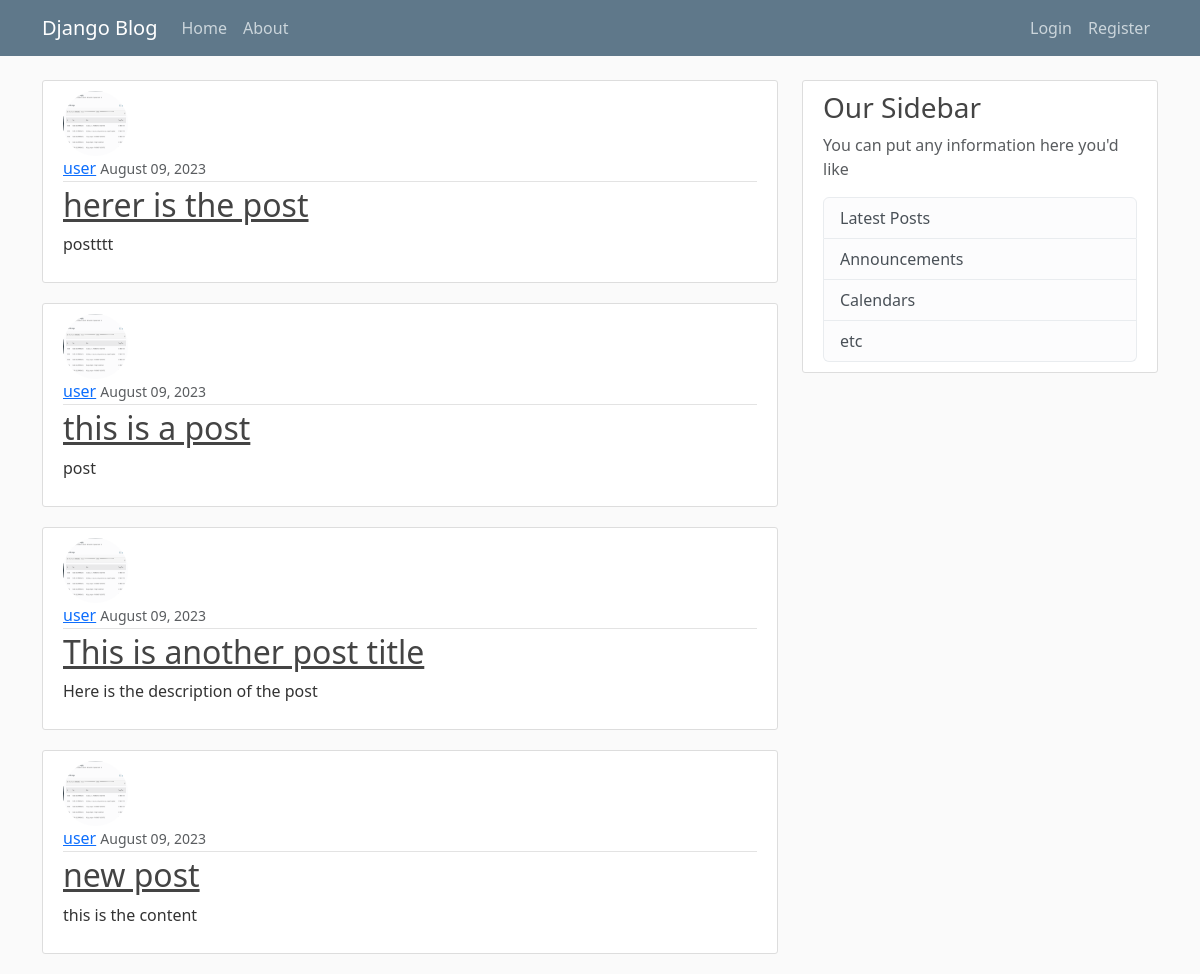
Before: / with the older database file.
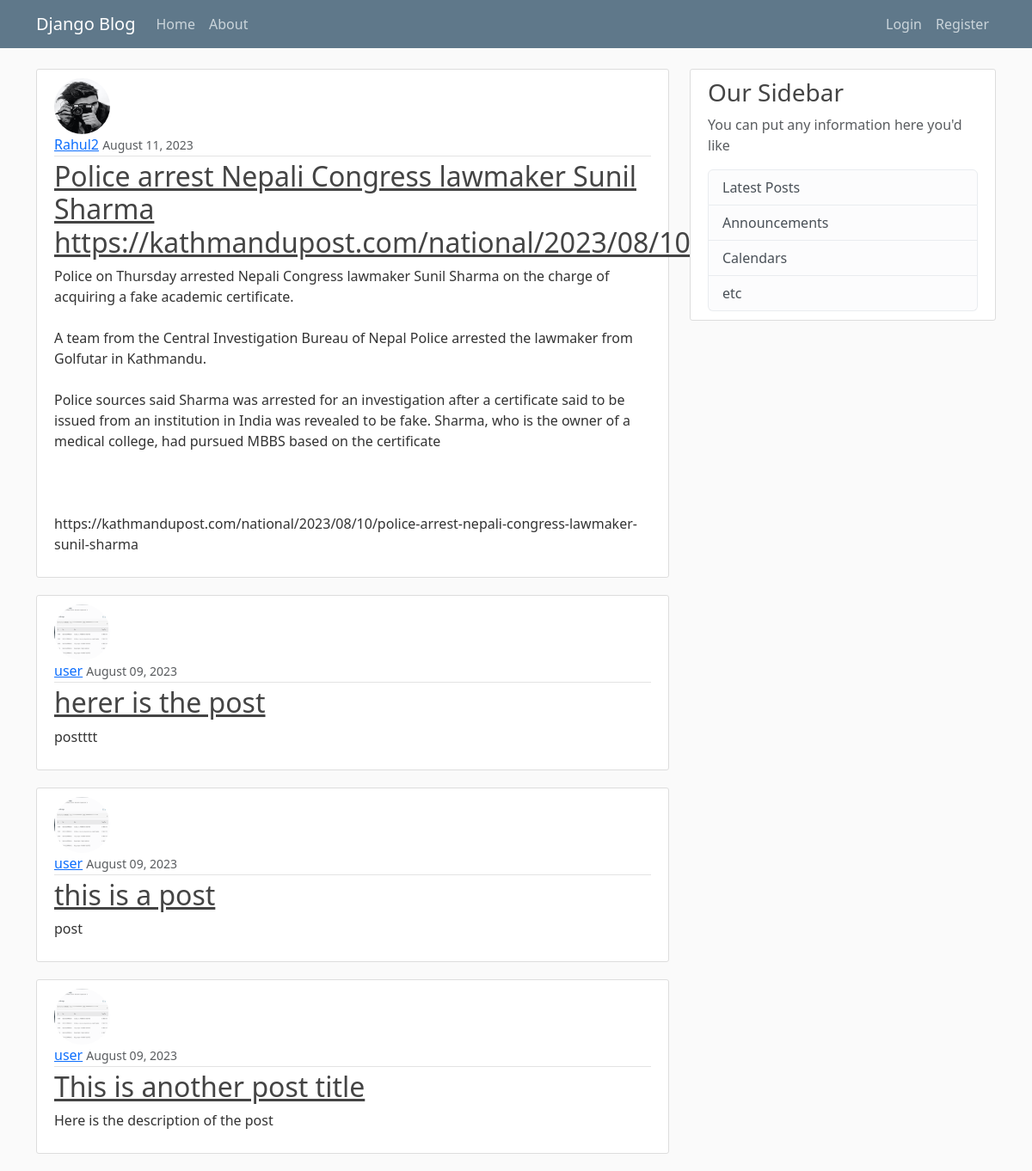
After: the same page with the newer database file.
### blog/models.py (models this page shows, shortened)
class Post(models.Model):
    title = models.CharField(max_length=100)
    content = models.TextField()
    date_posted = models.DateTimeField(default=timezone.now)
    author = models.ForeignKey(User, on_delete=models.CASCADE)

### users/models.py (models this page shows, shortened)
class Profile(models.Model):
    user = models.OneToOneField(User, on_delete=models.CASCADE)
    image = models.ImageField(default='default.jpg', upload_to='profile_pics')

### blog/views.py (the view)
# urls.py: path('', PostListView.as_view(), name='blog-home'),
class PostListView(ListView):
    model = Post
    template_name = 'blog/home.html'
    context_object_name = 'posts'
    ordering = ['-date_posted']
    paginate_by = 4

### blog/templates/blog/home.html
{% extends "blog/base.html" %}
{% block content %}
    {% for post in posts %}
    <article class="media content-section">
        <div class="media-body">
          <img class="rounded-circle article-img" src="{{post.author.profile.image.url}}" alt="">
          <div class="article-metadata">
            <a class="mr-2" href="#">{{ post.author }}</a>
            <small class="text-muted">{{ post.date_posted|date:"F d, Y" }}</small>
          </div>
          <h2><a class="article-title" href="#">{{ post.title }}</a></h2>
          <p class="article-content">{{ post.content }}</p>
        </div>
      </article>
    {% endfor%}
{% endblock content %}

Changed rows visible on the page:
no longer on this page (row unchanged): Post: author.profile.image (picture), author "user", date_posted "August 09, 2023", title "new post", content "this is the content"
added Post: author.profile.image (picture), author "Rahul2", date_posted "August 11, 2023", title "Police arrest Nepali Congress lawmaker Sunil Sharma https://kathmandupost.com/national/2023/08/10/p", content "Police on Thursday arrested Nepali Congress lawmaker Sunil Sharma on the charge of acquiring a fake academic certificate. A team from the Central Investigation Bureau of Nepal Police arrested the lawmaker from Golfutar in Kathmandu. Police sources said Sharma was arrested for an investigation after a certificate said to be issued from an institution in India was revealed to be fake. Sharma, who is the owner of a medical college, had pursued MBBS based on the certificate https://kathmandupost.com/national/2023/08/10/police-arrest-nepali-congress-lawmaker-sunil-sharma"
